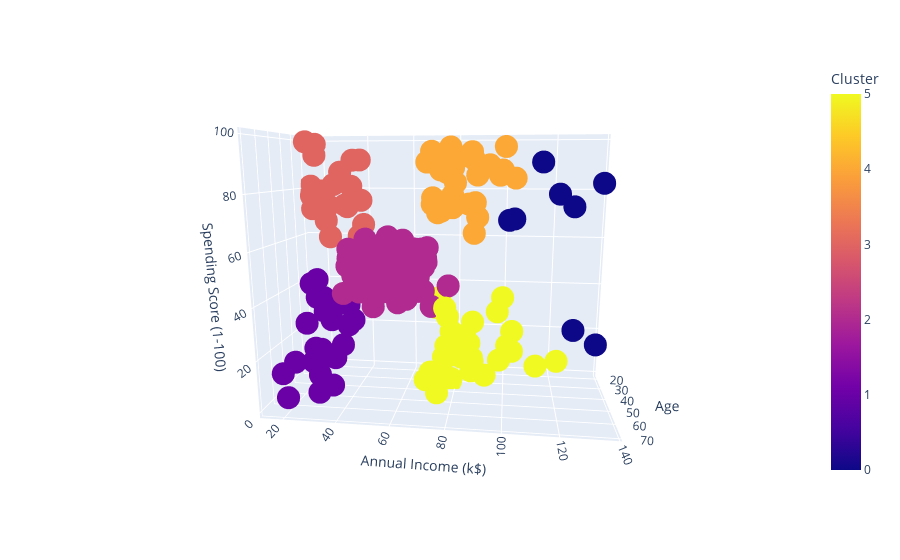

The code cell stored with this chart in its notebook:
### Code cell
fig = px.scatter_3d(df1, x='Age', y='Annual Income (k$)', z='Spending Score (1-100)', color='Cluster')
fig.show()

### Figure 1 — Plotly figure (JSON) as saved in the notebook; plotly's stock layout.template omitted (floating-point values rounded to 4 significant figures; data arrays with more than 128 entries replaced by an {"elided": "..."} marker saying what was removed)
{"data": [{"hovertemplate": "Age=%{x}<br>Annual Income (k$)=%{y}<br>Spending Score (1-100)=%{z}<br>Cluster=%{marker.color}<extra></extra>", "legendgroup": "", "marker": {"color": {"elided": "200 int values"}, "coloraxis": "coloraxis", "symbol": "circle"}, "mode": "markers", "name": "", "scene": "scene", "showlegend": false, "type": "scatter3d", "x": {"elided": "200 int values"}, "y": {"elided": "200 int values"}, "z": {"elided": "200 int values"}}], "layout": {"autosize": true, "coloraxis": {"colorbar": {"title": {"text": "Cluster"}}, "colorscale": [[0, "#0d0887"], [0.1111, "#46039f"], [0.2222, "#7201a8"], [0.3333, "#9c179e"], [0.4444, "#bd3786"], [0.5556, "#d8576b"], [0.6667, "#ed7953"], [0.7778, "#fb9f3a"], [0.8889, "#fdca26"], [1, "#f0f921"]]}, "legend": {"tracegroupgap": 0}, "margin": {"t": 60}, "scene": {"aspectmode": "auto", "aspectratio": {"x": 0.6093, "y": 1.429, "z": 1.148}, "camera": {"center": {"x": 0, "y": 0, "z": 0}, "eye": {"x": 2.104, "y": 0.2654, "z": 0.4356}, "projection": {"type": "perspective"}, "up": {"x": 0, "y": 0, "z": 1}}, "domain": {"x": [0, 1], "y": [0, 1]}, "xaxis": {"title": {"text": "Age"}, "type": "linear"}, "yaxis": {"title": {"text": "Annual Income (k$)"}, "type": "linear"}, "zaxis": {"title": {"text": "Spending Score (1-100)"}, "type": "linear"}}}}
